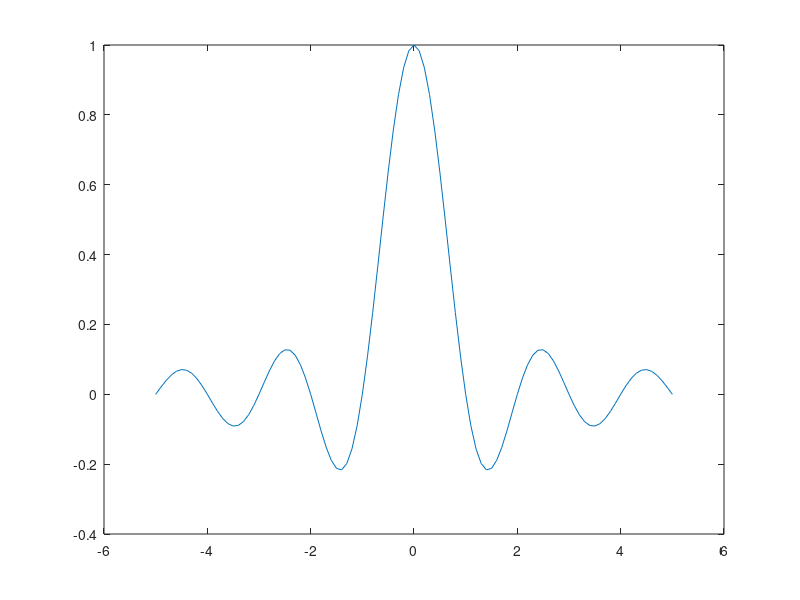
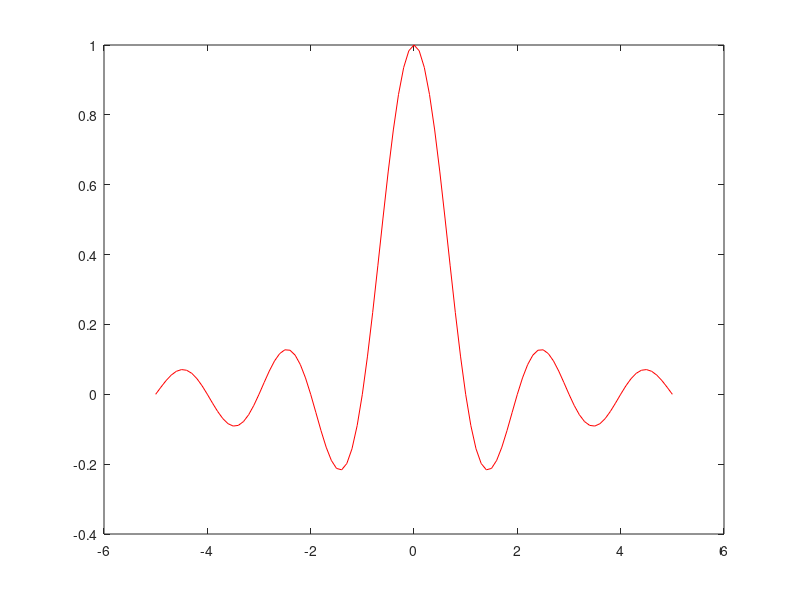
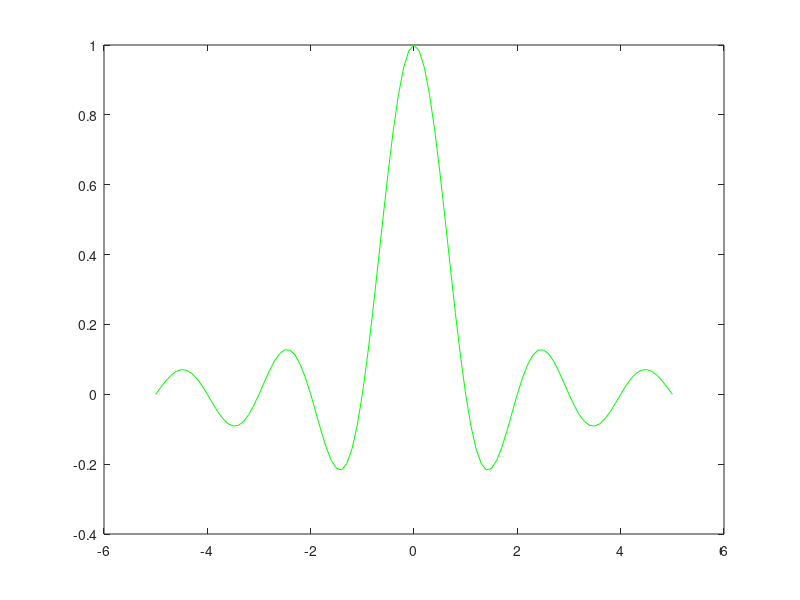

These charts were generated, in order, by the following MATLAB code:
%grafico della funzione sinc
T=1;
t=linspace(-5,5,101);
x=sinc(t./T);

plot(t,x);

%versione alternativa
x=zeros(1,length(t));
for n=1:length(t)
    if(t(n))==0
        x(n)=1;
    else
        x(n)=sin(pi*t(n)/T)/(pi*t(n)/T);
    end
end
figure;
plot(t,x,'r');

%altra alternativa
t2=t+eps*(t==0);
x=sin(pi*t2/T)./(pi*t2/T);
figure;
plot(t,x,'g');

